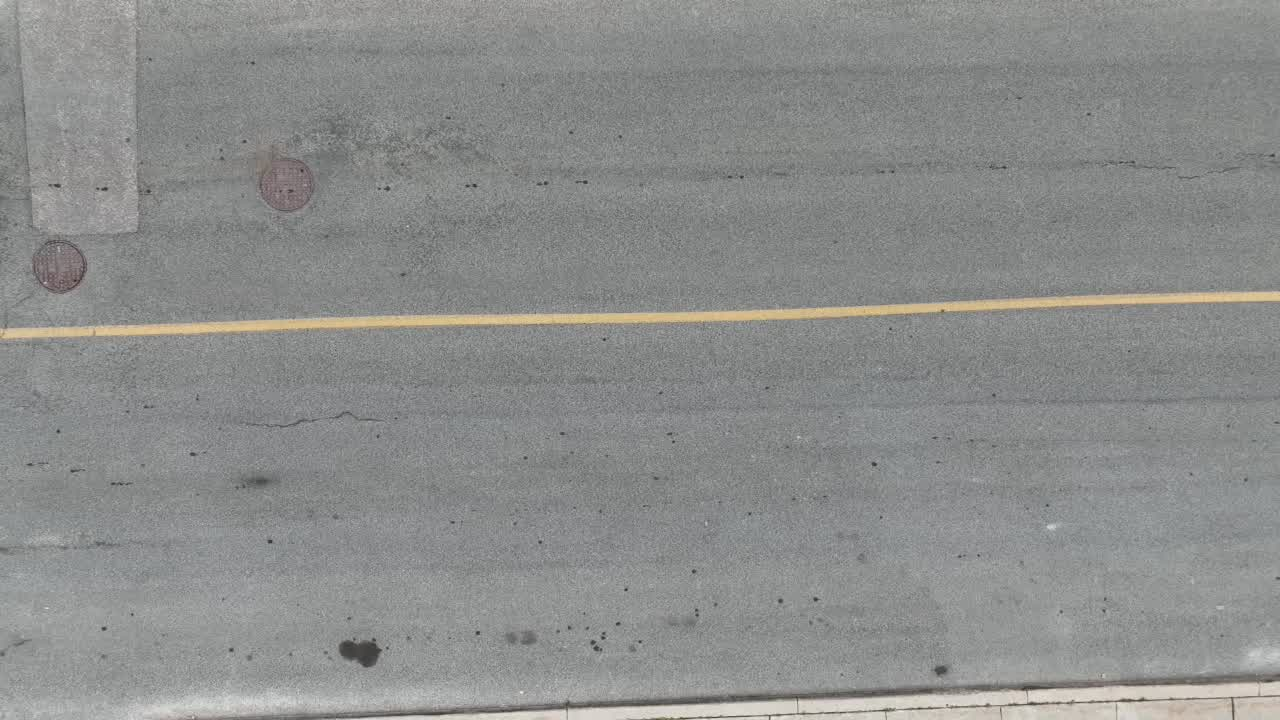
#> input picture output/automated-annotations/road_quality/Medium/00004.jpg, 1280 x 720 px
$ python -i inspection_algorithm.py   (imports and definitions only)   (older library calls are emulated)
#> lines starting #> are read from the running program, lines starting #| are printed output that depends on the picture; after the words box and inside, x2 and y2 are one past the last pixel; in counts of white or black regions, pixels touching at a corner belong together; long printed decimals are rounded
### HAIS-software/lib/utils.py

import os
import cv2
import time
import gc
import numpy as np
import pandas as pd
from glob import glob
import matplotlib.pyplot as plt

#################	 BASIC FUNCTIONS	#################
# [54 lines left out: functions load_json, save_json, update_json, pkl_to_dict, get_sensor_filename, get_time_tag, not called in this run]

def get_file_tag(path):
    TAG = os.path.basename(os.path.dirname(path)) + '--' + os.path.basename(path)
    return TAG

def get_folder_tag(path):
    TAG = os.path.basename(os.path.dirname(os.path.dirname(path))) + '--' + os.path.basename(os.path.dirname(path))
    return TAG

# [6 lines left out: function parent_folder, not called in this run]

def get_extension(filename):
    return os.path.splitext(filename)[1][1: ]

# [51 lines left out: functions getListOfFiles, getListOfFolders, not called in this run]


def load_image(path):
    import numpy as np
    import cv2
    # print(' The selected image is :', path)
    # filename, file_extension = os.path.splitext(path)
    try:
        img = cv2.imread(path)
        # print(f' The selected image file is [{path}] of size {img.shape}')
        return img
    except:
        msg = '\n Error: the image path ' + path + 'cannot be loaded!!!!'
        raise Exception(msg)


# [44 lines left out: functions save_image, normalize_image, load_tif_as_jpg, show_image, not called in this run]

def show_two_image(img0, img1, img_title, cmap="cividis", figsize = (8,8)):
    # show image
    fig, (ax1, ax2) = plt.subplots(1, 2, sharex=True, sharey=True, figsize=figsize)
    ax1.imshow(img0, interpolation='none', cmap=cmap)
    ax1.set_title(img_title)#, fontsize=40)
    plt.axis("off")

    ax2.imshow(img1, interpolation='none', cmap=cmap)
    plt.axis("off")

    # plt.savefig('./residual_image.jpg')
    plt.show()

# [56 lines left out: functions show_road_damage_image, show_input_images, display_detection, not called in this run]

def create_new_directory(DIR):
  if not os.path.exists(DIR):
    os.makedirs(DIR)

def create_new_folder(DIR):
	if not os.path.exists(DIR):
		os.makedirs(DIR)

# [6 lines left out: function parent_folder, not called in this run]

def get_extension(filename):
    return os.path.splitext(filename)[1][1:]

# [80 lines left out: functions getListOfFiles, img_array_gray2rgb, split_filename, save_array_to_2rgb, save_array_to_gray, not called in this run]

import os
import xml.etree.cElementTree as ET
from PIL import Image

# [251 lines left out: functions create_file, create_root, create_object_annotation, get_box_coordinate, save_xml_mask_annotations, create_object_boxes, not called in this run]

#%%######################   BOUNDING BOXES CONVERTIONS   ######################

# source:: https://christianbernecker.medium.com/convert-bounding-boxes-from-coco-to-pascal-voc-to-yolo-and-back-660dc6178742
# Converting Coco
def coco_to_pascal_voc(x1, y1, w, h):
    return [x1,y1, x1 + w, y1 + h]

def coco_to_yolo(x1, y1, w, h, image_w, image_h):
    return [((2*x1 + w)/(2*image_w)) , ((2*y1 + h)/(2*image_h)), w/image_w, h/image_h]

# Converting Pascal_voc
def pascal_voc_to_coco(x1, y1, x2, y2):
    return [x1,y1, x2 - x1, y2 - y1]

def pascal_voc_to_yolo(x1, y1, x2, y2, image_w, image_h):
    return [((x2 + x1)/(2*image_w)), ((y2 + y1)//(2*image_h)), (x2 - x1)/image_w, (y2 - y1)/image_h]

# Converting Yolo
# [24 lines left out: functions yolo_to_coco, yolo_to_pascal_voc, plot_cv_bbox, not called in this run]

############ Segmentation from input image texture [DSP-segmentation]  ######################
from skimage.filters import sobel
from skimage.color import rgb2gray, gray2rgb
from skimage.segmentation import felzenszwalb, slic, quickshift, watershed
from skimage.segmentation import mark_boundaries
from skimage.util import img_as_float
import cv2

# [278 lines left out: functions create_circular_mask, relax_mask, mask_relaxation_cercle, background_removel, invert_binary_mask, backgroung_statistics and 5 more, not called in this run]


### HAIS-software/lib/inspection_algorithm.py
import os
import numpy as np
import matplotlib.pyplot as plt
try:
    from lib import utils
except:
    import utils


#%%######################   DSP BASED ROAD INSPECTION  ######################

# [123 lines left out: functions plot_dsp_detection, detect_road_damage_using_patch_matching, resize_image, inspection_patch_matching, not called in this run]

def evaluate_damage(damage_mask_rgb, th=[0.8, 0.11]):
    from skimage.color import rgb2gray
    # evaluate the damage
    damage_mask= rgb2gray(damage_mask_rgb)
    zeros= len(np.where(damage_mask==0)[0])
    # display
    # if True: # flag
    #     utils.show_two_image(damage_mask, damage_mask,img_title=f'damage mask', figsize = (8,8))

    n,m=damage_mask.shape
    all_pixels= len(np.where(damage_mask>0)[0])
    all_pixels=n*m
    if all_pixels==0:
        all_pixels=1
    print(f'\n damage_mask seg boundries: [min={np.min(damage_mask)}, max= {np.max(damage_mask)}] \n th= {th}')

    deep= np.abs(len(np.where(damage_mask<=th[0])[0])-zeros)
    medium = np.abs(len(np.where(damage_mask>th[1])[0]))
    small=0

    # medium = all_pixels - deep -small - zeros
    meter_pixels=0.5*all_pixels
    print(f'\n - zeros={zeros}, \n - small={small}, \n - deep={deep}, \n - medium={medium} , \n - all_pixels={all_pixels} , \n - meter_pixels={meter_pixels} ')
    deep=100*deep/meter_pixels
    medium=100*medium/meter_pixels
    small=100*small/meter_pixels
    metric=deep+0.7*medium

    dict={  'deep':f'{deep:.3}%',
            'medium':f'{medium:.3}%',
            'small':f'{small:.3}%',
            'metric':f'{metric:.3}%'}
    # import time
    # time.sleep(2)
    return dict

# [51 lines left out: function auto_thresholding, not called in this run]

def residual_thresholding(image0, diff_image, bright_th=160, erosion_tol=1,
                        blur_size=(5, 5), cnt_th=[110, 255],
                        cnt_size_ratio=0.4, disp=True):
    import imutils
    # print(f'\n - image: size= {image.size} , pixels[{np.min(image)}, {np.max(image)}]')
    image=image0.copy()
    n,m, _=diff_image.shape
    lane=diff_image.copy()
    lane[diff_image<bright_th]=0
    # lane[diff_image>=bright_th]=255
    if disp:
        utils.show_two_image(diff_image, image0,img_title=f'diff image', figsize = (8,8))

    # image erosion
    lane=image_erosion(lane, erosion_tol=erosion_tol)
    resized = imutils.resize(lane, width=300)
    ratio = lane.shape[0] / float(resized.shape[0])
    # convert the resized image to grayscale, blur it slightly,
    # and threshold it
    gray = cv2.cvtColor(resized, cv2.COLOR_BGR2GRAY)
    if blur_size==(0,0):
        blurred=gray
    else:
        blurred = cv2.GaussianBlur(gray, blur_size, 0)

    thresh = cv2.threshold(blurred, cnt_th[0], cnt_th[1], cv2.THRESH_BINARY)[1]
    # find contours in the thresholded image and initialize the
    # shape detector
    cnts = cv2.findContours(thresh.copy(), cv2.RETR_EXTERNAL,
        cv2.CHAIN_APPROX_SIMPLE)
    cnts = imutils.grab_contours(cnts)
    sd = ShapeDetector()
    # loop over the contours
    cimg = np.zeros_like(lane)
    nb_cnts=0
    for c in cnts:
        # compute the center of the contour, then detect the name of the
        # shape using only the contour
        M = cv2.moments(c)
        area = cv2.contourArea(c)
        # input(f'\n - flag: countour {area}')
        area_th=cnt_size_ratio*np.max([n,m])
        if area<area_th:
            continue
        else:
            nb_cnts+=1
            # print(f'\n - image [{n}X{m}]:  th={area_th}, area {area}')

        try:
            cX = int((M["m10"] / M["m00"]) * ratio)
            cY = int((M["m01"] / M["m00"]) * ratio)
            # box sizze
            box_sz=cX*cY
            shape = sd.detect(c)
            # multiply the contour (x, y)-coordinates by the resize ratio,
            # then draw the contours and the name of the shape on the image
            c = c.astype("float")
            c *= ratio
            c = c.astype("int")
            # input(f'\n cX={cX} \n cY={cY} \n shape={shape} \n c={c[0]} ')
            # fitting the line
            rows,cols = image.shape[:2]
            [vx,vy,x,y] = cv2.fitLine(c, cv2.DIST_L2,0,0.01,0.01)
            lefty = int((-x*vy/vx) + y)
            righty = int(((cols-x)*vy/vx)+y)
            # plot contours and line
            # cv2.line(lane,(cols-1,righty),(0,lefty),(0,0,255),2)
            cv2.drawContours(image, [c], -1, (0, 255, 0), 2)
            # cv2.putText(lane, shape, (cX, cY), cv2.FONT_HERSHEY_SIMPLEX,
                # 0.5, (255, 255, 255), 2)
            # Create a mask image that contains the contour filled in
            cv2.drawContours(cimg, [c], -1, color=255, thickness=-1)


        except Exception as e:
            continue

    # final mask
    mask = np.zeros_like(image)
    mask[cimg==255]=image[cimg==255]
    mask[image>150]=0
    # [14 lines of commented-out code are left out]
    dict_damage=evaluate_damage(mask)
    # print(f' damage report={dict_damage}')
    # display
    if disp:
        utils.show_two_image(image, mask,img_title=f'road damages', figsize = (8,8))

    return lane, mask, nb_cnts, dict_damage

# [24 lines left out: function get_road_diagnosis, not called in this run]

def inspection_diff(img_path, bright_th=0, erosion_tol=1,
                    cnt_th=[5, 300], cnt_size_ratio=0.1, disp=True):
    '''
    image variation-based road inspection
    '''
#> called with bright_th = 0, erosion_tol = 1, cnt_size_ratio = 0.1, disp = True
    def image_diff(I):
        import cv2
        import numpy as np
        import matplotlib.pyplot as plt
        from scipy import ndimage
        I =  I.astype(np.float64)
        #-Derivative x
        Kx = -1*np.array([[-0.8,-1,0,1,0.8]])
        Fx = ndimage.convolve(I, Kx)

        #-Derivative y
        Ky = -1*np.array([[-0.5],[-1],[0],[1],[0.5]])
        Fy = ndimage.convolve(I, Ky)
        #--Magnitute
        magnitude = np.sqrt(Fx**2 + Fy**2) # G
        print(f'\n max dif abs={np.max(np.abs(magnitude))}')
        return magnitude

    if disp:
        print(f'\n ===>  image variation-based road inspection: \
            \n - bright_th={bright_th}, erosion_tol={erosion_tol} \
            \n - cnt_th={erosion_tol}, cnt_size_ratio={cnt_size_ratio}')
    import numpy as np
    import matplotlib.pyplot as plt
    from glob import glob
    from skimage import color
    from skimage.color import rgb2gray, gray2rgb

    # load the image
    image_RGB = utils.load_image(img_path)
#> in load_image, img is the input picture: shape (720, 1280, 3); mean B, G, R 139.7, 141.1, 139.9

    # convert to gray scale
    diff_RGB=image_RGB.copy()
    # image difference
    for k in range(3):
        diff_RGB[:,:,k]=image_diff(image_RGB[:,:,k])
#> this loop made 3 passes
#|  max dif abs=214.739
#|  max dif abs=217.863
#|  max dif abs=217.368

    # image thresholding
    _, damage_mask, nb_cnts, dict_damage = residual_thresholding(image_RGB, diff_RGB, bright_th=bright_th,
                                                   erosion_tol=erosion_tol, blur_size=(0, 0), cnt_th=cnt_th,
                                                    cnt_size_ratio=cnt_size_ratio, disp=disp)
#> in image_erosion, `img_filter=ndimage.binary_erosion(img_gray, structure=np.ones((erosion..`:
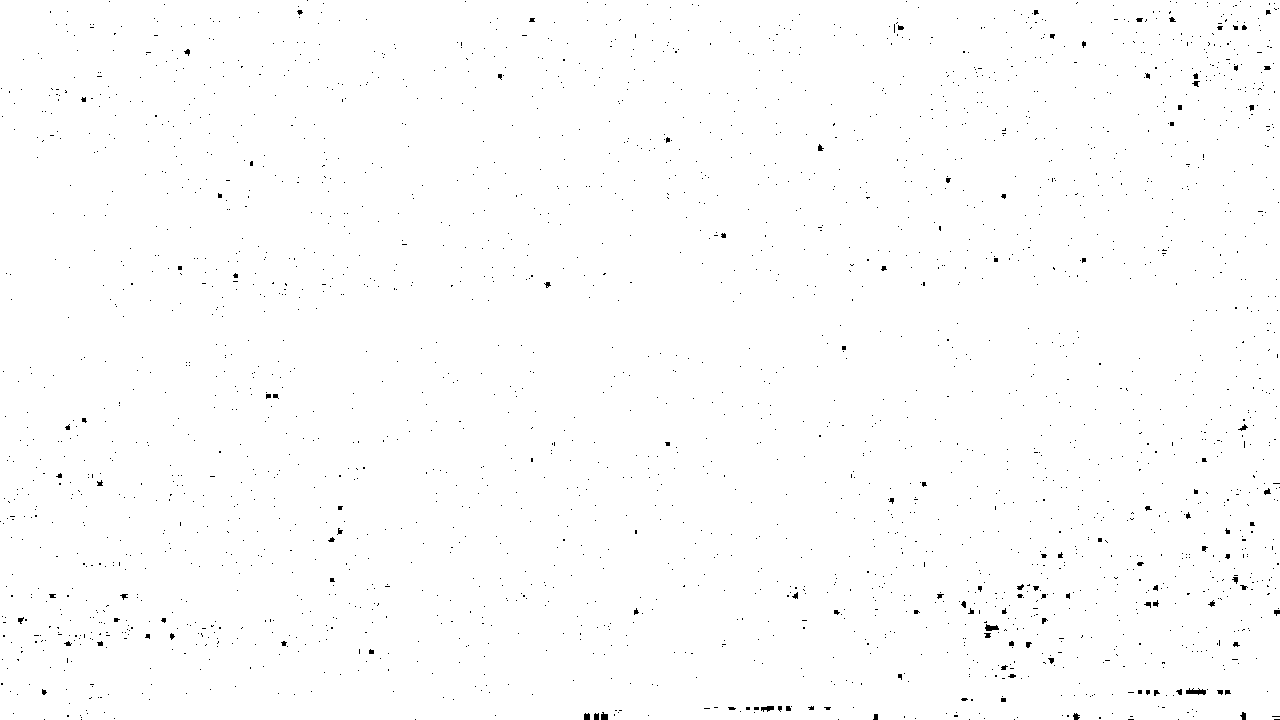
#> img_filter: shape (720, 1280) float64; values 0 (black) and 1 (white), 99.4% white; black in thin lines or dots
#> in residual_thresholding, `cnts = cv2.findContours(thresh.copy(), cv2.RETR_EXTERNAL, cv2.CHAIN_AP..`: cnts = 2 contours, 1 with area under 20; largest, box (x1, y1, x2, y2) and area: (0, 0, 300, 168) 49784
#> the loop in residual_thresholding, `for c in cnts:` made 2 passes
#> (area, area_th, nb_cnts, cX, cY, box_sz, shape, peri in detect) on pass 2: (49784, 128, 1, 639, 357, 228123, 'rectangle', 1005.3)
#> after the loop in residual_thresholding, `for c in cnts:`:
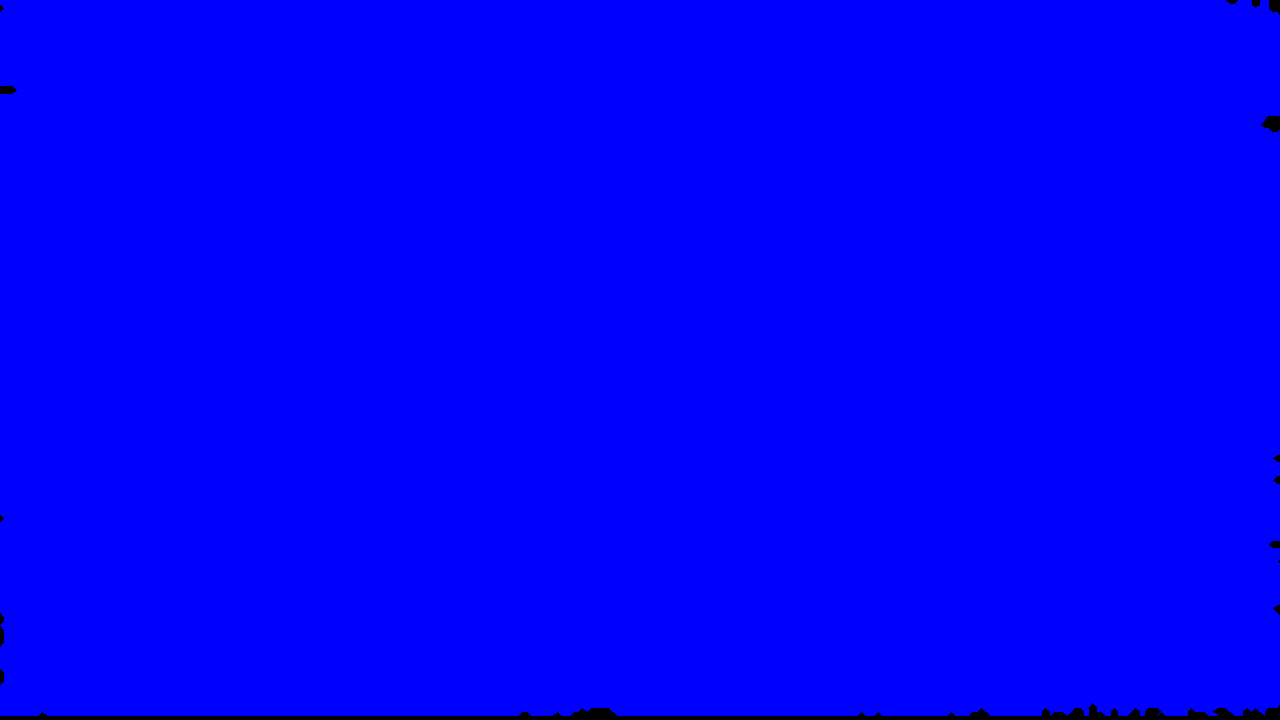
#> cimg: shape (720, 1280, 3); mean B, G, R 252.9, 0, 0
#> after the loop in residual_thresholding, `for c in cnts:`: nb_cnts = 1
#> in evaluate_damage, `damage_mask= rgb2gray(damage_mask_rgb)`:
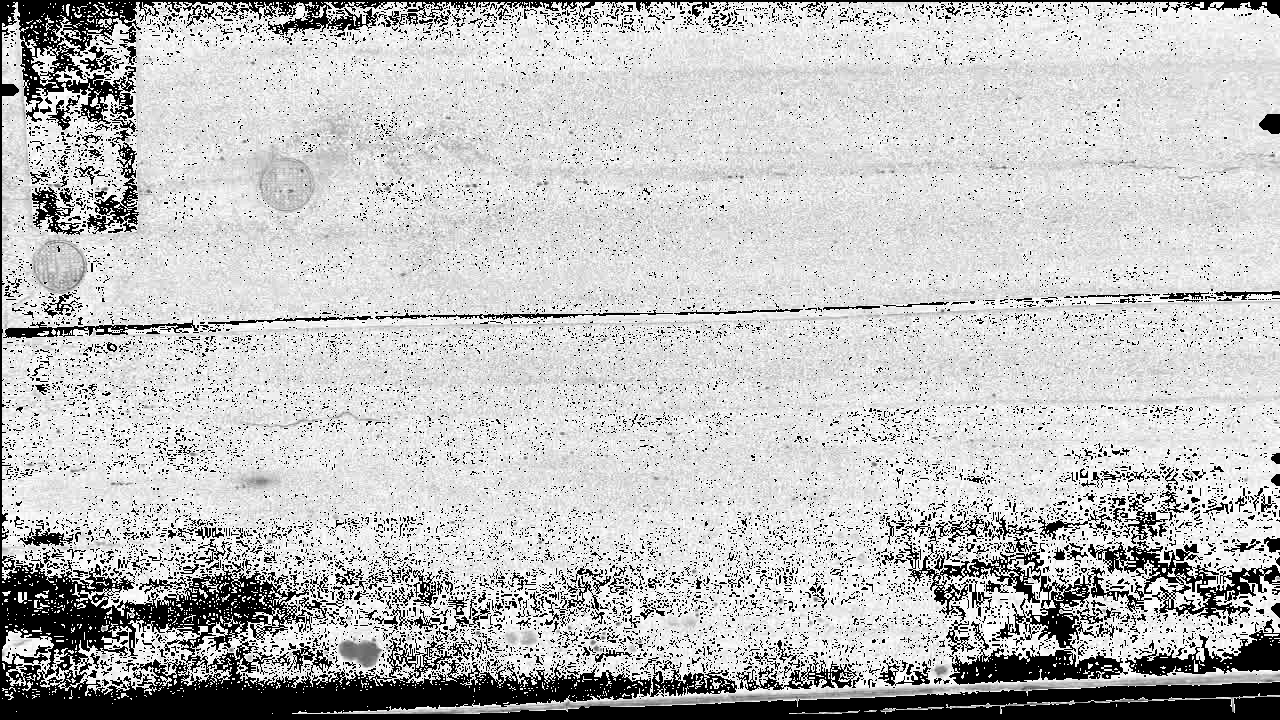
#> damage_mask: shape (720, 1280) float64; min 0, max 0.125, mean 0.0944; drawn with min black and max white
#> in evaluate_damage, `zeros= len(np.where(damage_mask==0)[0])`: zeros = 151359
#> in evaluate_damage, `all_pixels= len(np.where(damage_mask>0)[0])`: all_pixels = 770241
#|  damage_mask seg boundries: [min=0.0, max= 0.125]
#|  th= [0.8, 0.11]
#> in evaluate_damage, `medium = np.abs(len(np.where(damage_mask>th[1])[0]))`: medium = 517990
#|  - zeros=151359,
#|  - small=0,
#|  - deep=770241,
#|  - medium=517990 ,
#|  - all_pixels=921600 ,
#|  - meter_pixels=460800.0
#> in evaluate_damage, `deep=100*deep/meter_pixels`: deep = 167.2
#> in evaluate_damage, `medium=100*medium/meter_pixels`: medium = 112.4
#> in evaluate_damage, `metric=deep+0.7*medium`: metric = 245.8
#> in evaluate_damage, `dict={  'deep':f'{deep:.3}%', 'medium':f'{medium:.3}%', 'small':f'{sma..`: dict = {'deep': '1.67e+02%', 'medium': '1.12e+02%', 'small': '0.0%', 'metric': '2.46e+02%'}
#> in residual_thresholding, `dict_damage=evaluate_damage(mask)`: dict_damage has the same summary as dict in evaluate_damage
#> nb_cnts = 1; dict_damage has the same summary as dict in evaluate_damage
    if disp:
        print(f'\n - nb damagges =  {nb_cnts}')
#|  - nb damagges =  1
    damage_img=cv2.addWeighted(image_RGB, 1, damage_mask, 0.8, 0)
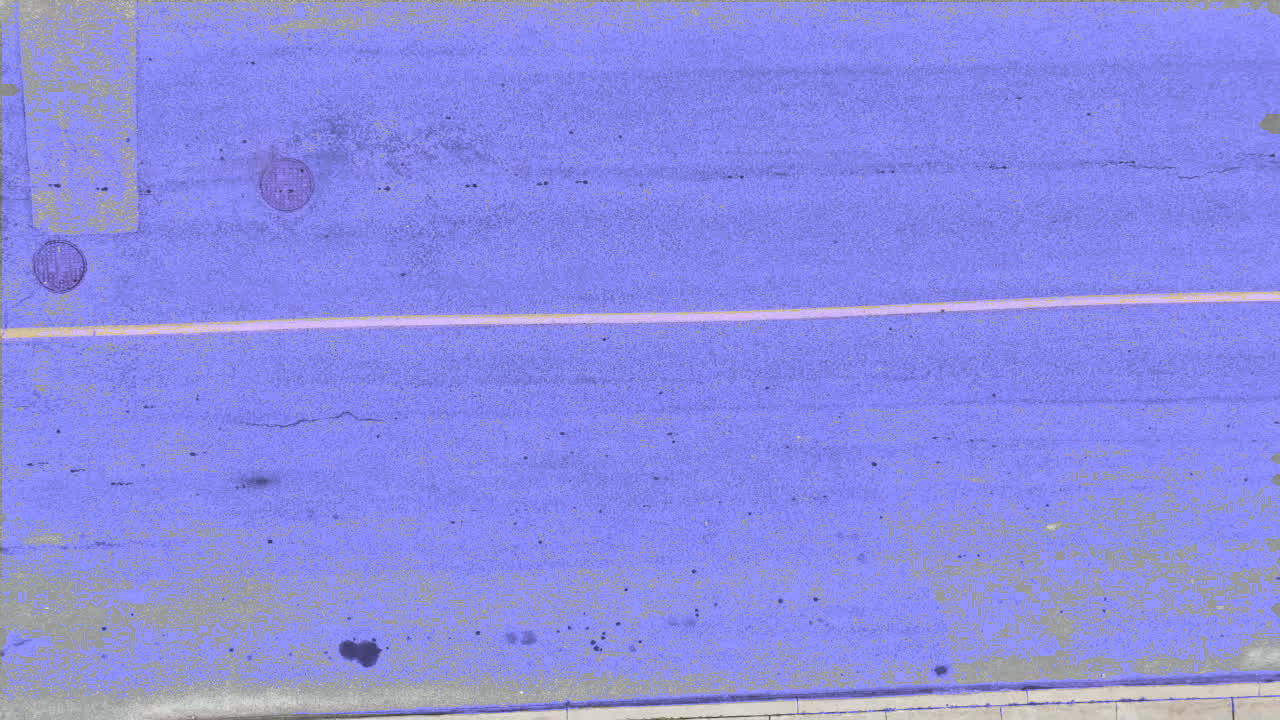
#> damage_img: shape (720, 1280, 3); mean B, G, R 228.6, 141.1, 139.9
    # utils.show_two_image(image_RGB, damage_img, img_title=f'Road inspection[{nb_cnts} damages]', figsize = (8,8))

    return damage_img, image_RGB, damage_mask, nb_cnts, dict_damage

# [39 lines left out: function segmenting_road, not called in this run]

#%%##### LANE Reflection ceoficient
import cv2
class ShapeDetector:
    def __init__(self):
        pass
    def detect(self, c):
        # initialize the shape name and approximate the contour
        shape = "unidentified"
        peri = cv2.arcLength(c, True)
        approx = cv2.approxPolyDP(c, 0.04 * peri, True)
        # if the shape is a triangle, it will have 3 vertices
        if len(approx) == 3:
            shape = "triangle"
        # if the shape has 4 vertices, it is either a square or
        # a rectangle
        elif len(approx) == 4:
            # compute the bounding box of the contour and use the
            # bounding box to compute the aspect ratio
            (x, y, w, h) = cv2.boundingRect(approx)
            ar = w / float(h)
            # a square will have an aspect ratio that is approximately
            # equal to one, otherwise, the shape is a rectangle
            shape = "square" if ar >= 0.95 and ar <= 1.05 else "rectangle"
        # if the shape is a pentagon, it will have 5 vertices
        elif len(approx) == 5:
            shape = "pentagon"
        # otherwise, we assume the shape is a circle
        else:
            shape = "circle"
        # return the name of the shape
        return shape

def image_erosion(img, erosion_tol=5):
    from skimage.color import rgb2gray, gray2rgb

    img_gray=rgb2gray(img)
    from scipy import ndimage
    img_filter=ndimage.binary_erosion(img_gray, structure=np.ones((erosion_tol,erosion_tol))).astype(float)
    for k in range(3):
        img[:,:,k]=np.multiply(img[:,:,k],img_filter)
    return img

# [304 lines left out: functions image_thresholding, get_lanemarker_diagnosis, lane_inspection, main_DSP_segmentation, main_patch_matching_inspection, write_damage_report_on_image and 2 more, not called in this run]

# [5 lines not run here, left out]

    # # DSP-based road segmentation
    # main_DSP_segmentation()

    # ## road lane inspection
    # main_lanemarker_inspection()

>>> result = inspection_diff('../../output/automated-annotations/road_quality/Medium/00004.jpg')
#> result = 5 items
